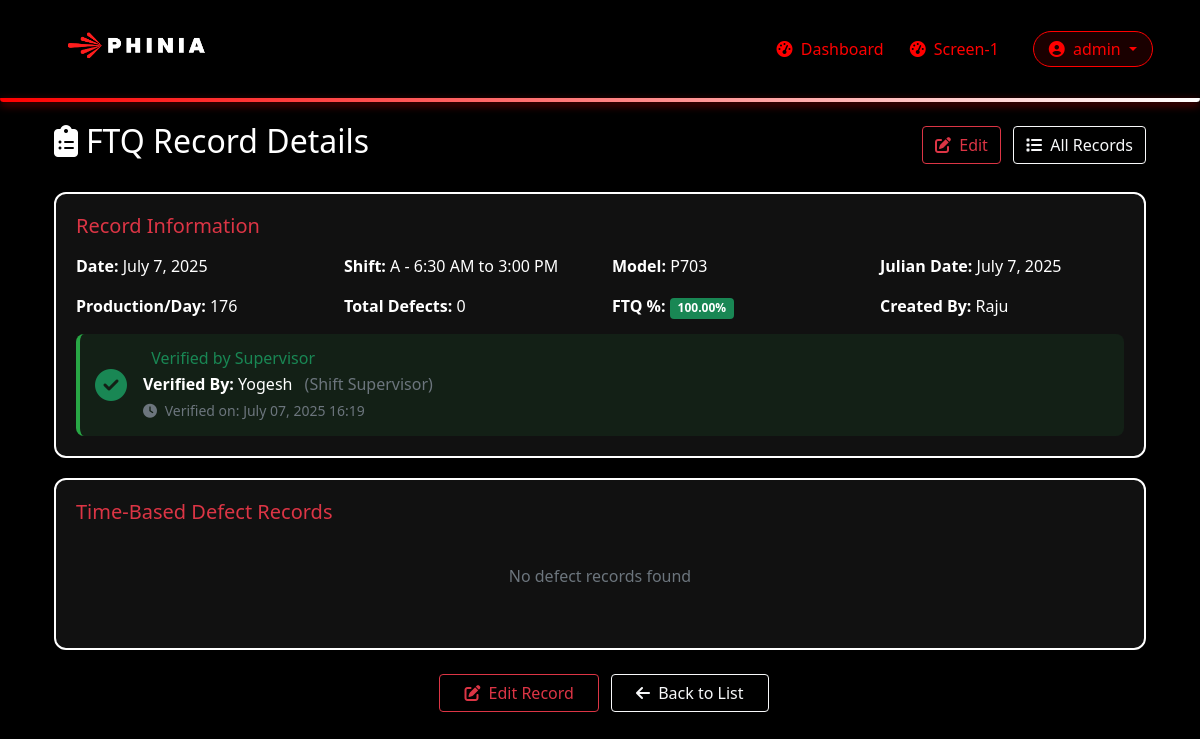
Screenshot of /ftq/13/ (signed in) with the database file from the repository.
### main/models.py (models this page shows, shortened)
class User(AbstractUser):
    USER_TYPES = (
        ('operator', 'Operator'),
        ('shift_supervisor', 'Shift Supervisor'),
        ('quality_supervisor', 'Quality Supervisor'),
    )
    company_id = models.CharField(max_length=100, blank=True, null=True)
    skill_matrix_level = models.CharField(max_length=200, blank=True, null=True)
    user_type = models.CharField(max_length=20, choices=USER_TYPES)

class FTQRecord(models.Model):
    MODEL_CHOICES = (
        ('P703', 'P703'),
        ('U704', 'U704'),
        ('FD', 'FD'),
        ('SA', 'SA'),
        ('Gnome', 'Gnome'),
    )
    SHIFTS = [
        ('S1', 'S1 - 6:30 AM to 6:30 PM'),
        ('A', 'A - 6:30 AM to 3:00 PM'),
        ('G', 'G - 8:30 AM to 5:00 PM'),
        ('B', 'B - 3:00 PM to 11:30 PM'),
        ('C', 'C - 11:30 PM to 6:30 AM'),
        ('S2', 'S2 - 6:30 PM to 6:30 AM'),
    ]
    verification_status = models.ForeignKey(
        'DailyVerificationStatus',
        on_delete=models.CASCADE,
        related_name='ftq_records',
        null=True,
        blank=True
    )
    date = models.DateField()
    shift_type = models.CharField(max_length=100, choices=SHIFTS, blank=True, null=True)
    model_name = models.CharField(max_length=10, choices=MODEL_CHOICES)
    julian_date = models.DateField(help_text="Date in Julian calendar")
    total_inspected = models.PositiveIntegerField(verbose_name="Production/day")
    created_by = models.ForeignKey(User, on_delete=models.CASCADE, related_name='created_ftq_records')
    verified_by = models.ForeignKey(
        User,
        on_delete=models.CASCADE,
        related_name='verified_ftq_records',
        null=True,
        blank=True,
        verbose_name="Supervisor"
    )
    production_per_shift = models.PositiveIntegerField(
        verbose_name="Production Data/Shift",
        blank=True,
        null=True
    )
    created_at = models.DateTimeField(auto_now_add=True)
    updated_at = models.DateTimeField(auto_now=True)
    @property
    def total_defects(self):
        return self.time_based_defects.aggregate(
            total=Sum('count')
        )['total'] or 0
    @property
    def ftq_percentage(self):
        if self.total_inspected > 0:
            return ((self.total_inspected - self.total_defects) / self.total_inspected) * 100
        return 0
    class Meta:
        ordering = ['-date', '-created_at']

### main/views.py (the view, shortened to what this page needs)
# urls.py: path('ftq/<int:pk>/', views.ftq_record_detail, name='ftq_record_detail'),
@login_required
def ftq_record_detail(request, pk):
    ftq_record = get_object_or_404(FTQRecord, pk=pk)
    defect_summary = {}
    can_verify = (
        request.user.user_type in ['shift_supervisor', 'quality_supervisor'] or
        request.user.is_superuser
    ) and not ftq_record.verified_by
    context = {
        'ftq_record': ftq_record,
        'defect_summary': defect_summary,
        'can_verify': can_verify,
        'title': 'FTQ Record Details'
    }
    return render(request, 'main/operations/ftq_record_detail.html', context)

### main/templates/main/operations/ftq_record_detail.html (shortened to what this page needs)
{% extends "main/base.html" %}
{% load static %}
{% block content %}
<div class="container-fluid">
    <div class="d-flex justify-content-between align-items-center mb-4">
        <h2 class="text-white">
            <i class="fas fa-clipboard-list me-2"></i>FTQ Record Details
        </h2>
        <div>
            <a href="{% url 'ftq_record_edit' pk=ftq_record.id %}" class="btn btn-outline-danger ms-2">
                <i class="fas fa-edit me-1"></i> Edit
            </a>
            <a href="{% url 'ftq_list' %}" class="btn btn-outline-light ms-2">
                <i class="fas fa-list me-1"></i> All Records
            </a>
        </div>
    </div>
    <div class="info-card">
        <h5 class="text-danger mb-3">Record Information</h5>
        <div class="row">
            <div class="col-md-3">
                <strong>Date:</strong> {{ ftq_record.date }}
            </div>
            <div class="col-md-3">
                <strong>Shift:</strong> {{ ftq_record.get_shift_type_display }}
            </div>
            <div class="col-md-3">
                <strong>Model:</strong> {{ ftq_record.model_name }}
            </div>
            <div class="col-md-3">
                <strong>Julian Date:</strong> {{ ftq_record.julian_date }}
            </div>
        </div>
        <div class="row mt-3">
            <div class="col-md-3">
                <strong>Production/Day:</strong> {{ ftq_record.total_inspected }}
            </div>
            <div class="col-md-3">
                <strong>Total Defects:</strong> {{ ftq_record.total_defects }}
            </div>
            <div class="col-md-3">
                <strong>FTQ %:</strong>
                <span class="badge {% if ftq_record.ftq_percentage >= 98 %}bg-success{% elif ftq_record.ftq_percentage >= 95 %}bg-warning{% else %}bg-danger{% endif %}">
                    {{ ftq_record.ftq_percentage|floatformat:2 }}%
                </span>
            </div>
            <div class="col-md-3">
                <strong>Created By:</strong> {{ ftq_record.created_by.username }}
            </div>
        </div>
        {% if ftq_record.verified_by %}
        <div class="verification-status verified">
            <div class="d-flex align-items-center">
                <i class="fas fa-check-circle text-success me-3" style="font-size: 2rem;"></i>
                <div>
                    <h6 class="mb-1 text-success">
                         Verified by Supervisor
                    </h6>
                    <p class="mb-0">
                        <strong>Verified By:</strong> {{ ftq_record.verified_by.get_full_name|default:ftq_record.verified_by.username }}
                        <span class="text-muted ms-2">
                            ({{ ftq_record.verified_by.get_user_type_display|default:"Supervisor" }})
                        </span>
                    </p>
                    <p class="mb-0 mt-1 text-muted small">
                        <i class="fas fa-clock me-1"></i> Verified on: {{ ftq_record.updated_at|date:"F d, Y H:i" }}
                    </p>
                </div>
            </div>
        </div>
        {% endif %}
    </div>
    <div class="info-card">
        <h5 class="text-danger mb-3">Time-Based Defect Records</h5>
        {% if defect_summary %}
        <div class="table-responsive">
            <table class="time-based-table">
                <thead>
                    <tr>
                        <th width="5%">S.No.</th>
                        <th width="35%">Defect Type</th>
                        <th width="45%">Time Entries</th>
                        <th width="15%">Total Count</th>
                    </tr>
                </thead>
                <tbody>
                    {% for key, data in defect_summary.items %}
                    <tr>
                        <td class="text-center">{{ forloop.counter }}</td>
                        <td>
                            <strong>{{ data.name }}</strong>
                            {% if data.is_critical %}
                            <span class="critical-badge">
                                <i class="fas fa-exclamation-triangle me-1"></i>Critical
                            </span>
                            {% endif %}
                        </td>
                        <td>
                            {% for entry in data.entries %}
                            <div class="d-inline-block">
                                <span class="time-badge">
                                    {{ entry.time|time:"H:i" }}
                                    <span class="count-badge">{{ entry.count }}</span>
                                </span>
                            </div>
                            {% endfor %}
                        </td>
                        <td class="text-center">
                            <strong class="text-danger">{{ data.total_count }}</strong>
                        </td>
                    </tr>
                    {% endfor %}
                </tbody>
            </table>
        </div>
        {% else %}
        <div class="text-center py-4">
            <p class="text-muted">No defect records found</p>
        </div>
        {% endif %}
    </div>
    <div class="text-center mt-4 mb-4">
        <a href="{% url 'ftq_record_edit' pk=ftq_record.id %}" class="btn btn-outline-danger px-4 ms-2">
            <i class="fas fa-edit me-1"></i> Edit Record
        </a>
        <a href="{% url 'ftq_list' %}" class="btn btn-outline-light px-4 ms-2">
            <i class="fas fa-arrow-left me-1"></i> Back to List
        </a>
    </div>
</div>
{% endblock %}

### main/templates/main/base.html (shortened to what this page needs)
{% load static %}
<!DOCTYPE html>
<html lang="en">
<head>
    <link rel="stylesheet" href="{% static 'css/bootstrap.min.css' %}" />
    <link rel="stylesheet" href="{% static 'css/all.min1.css' %}" />
    <link rel="stylesheet" href="{% static 'css/all.min2.css' %}" />
    {% load static %}
</head>
<body>
    <nav class="navbar navbar-expand-lg navbar-dark">
        <div class="container navbar-container">
            <a class="navbar-brand" href="{% url 'dashboard' %}">
                <img src="{% static 'images/image2.png' %}" alt="Phinia Logo" height="68">
            </a>
            {% if user.is_authenticated %}
            <div class="collapse navbar-collapse justify-content-end" id="navbarNav">
                <ul class="navbar-nav align-items-center">
                    <li class="nav-item">
                        <a class="nav-link {% if request.resolver_match.url_name == 'dashboard' %}active{% endif %}"
                           href="{% url 'dashboard' %}">
                           <i class="fas fa-tachometer-alt me-1"></i> Dashboard
                        </a>
                    </li>
                    <li class="nav-item">
                        <a class="nav-link" href="{% url 'station_media_slider' station_id=1 %}">
                            <i class="fas fa-tachometer-alt me-1"></i> Screen-1
                        </a>
                    </li>
                    <li class="nav-item dropdown ms-3">
                        <a class="nav-link dropdown-toggle" href="#" id="userDropdown" role="button"
                           data-bs-toggle="dropdown" aria-expanded="false"
                           style="border: 1px solid #ff0000; border-radius: 20px; padding: 5px 15px; background: rgba(255,0,0,0.1);">
                            <i class="fas fa-user-circle me-1"></i> {{ user.username }}
                        </a>
                    </li>
                </ul>
            </div>
            {% endif %}
        </div>
    </nav>
    <div class="container mt-4">
        {% block content %}{% endblock %}
    </div>
</body>
</html>

### static/css/all.min1.css (style rules this page uses)
.fa,.fab,.fad,.fal,.far,.fas { -moz-osx-font-smoothing:grayscale;-webkit-font-smoothing:antialiased;display:inline-block;font-style:normal;font-variant:normal;text-rendering:auto;line-height:1 }
.fa-arrow-left:before { content:"\f060" }
.fa-check-circle:before { content:"\f058" }
.fa-clipboard-list:before { content:"\f46d" }
.fa-clock:before { content:"\f017" }
.fa-edit:before { content:"\f044" }
.fa-list:before { content:"\f03a" }
.fa-tachometer-alt:before { content:"\f3fd" }
.fa-user-circle:before { content:"\f2bd" }

### main/templates/main/operations/ftq_record_detail.html (style rules this page uses)
.info-card { background-color: #111111; border: 2px solid #ffffff; border-radius: 12px; padding: 20px; margin-bottom: 20px; }
.verification-status { background-color: rgba(255, 255, 255, 0.05); border-left: 4px solid; padding: 15px; border-radius: 8px; margin-top: 15px; }
.verification-status.verified { border-left-color: #28a745; background-color: rgba(40, 167, 69, 0.1); }

### main/templates/main/base.html (style rules this page uses)
body { background-color: black; color: #ffffff; font-family: 'Segoe UI', Tahoma, Geneva, Verdana, sans-serif; }
.navbar { background-color: #000000; position: relative; padding: 10px 0; border-bottom: none; margin-bottom: 8px; }
.navbar::after { content: ''; position: absolute; bottom: -4px; left: 0; width: 100%; height: 4px; background: linear-gradient(90deg, #ff0000, #ffffff, #ff0000); background-size: 200% 100%; border-radius: 10px 10px 80px 80px !important; box-shadow: 0 3px 8px rgba(255, 0, 0, 0.5); animation: borderSlide 4s infinite alternate; }
.navbar-brand img { transition: transform 0.3s; }
.navbar-container { position: relative; z-index: 10; }
.navbar-nav .nav-link { color: #ff0000 !important; font-weight: 500; padding: 8px 15px; margin: 0 5px; border-radius: 8px; transition: all 0.3s; position: relative; overflow: hidden; }
.navbar-nav .nav-link::before { content: ''; position: absolute; bottom: 0; left: 50%; width: 0; height: 2px; background-color: #ffffff; transform: translateX(-50%); transition: width 0.3s ease; }

### rows the page displays
User: username "admin"
FTQRecord: date "July 7, 2025", shift_type "A - 6:30 AM to 3:00 PM", model_name "P703", julian_date "July 7, 2025", total_inspected "176", total_defects "0", ftq_percentage "100.00", created_by.username "Raju", verified_by.get_full_name "Yogesh", verified_by.user_type "Shift Supervisor", updated_at "July 07, 2025 16:19"
